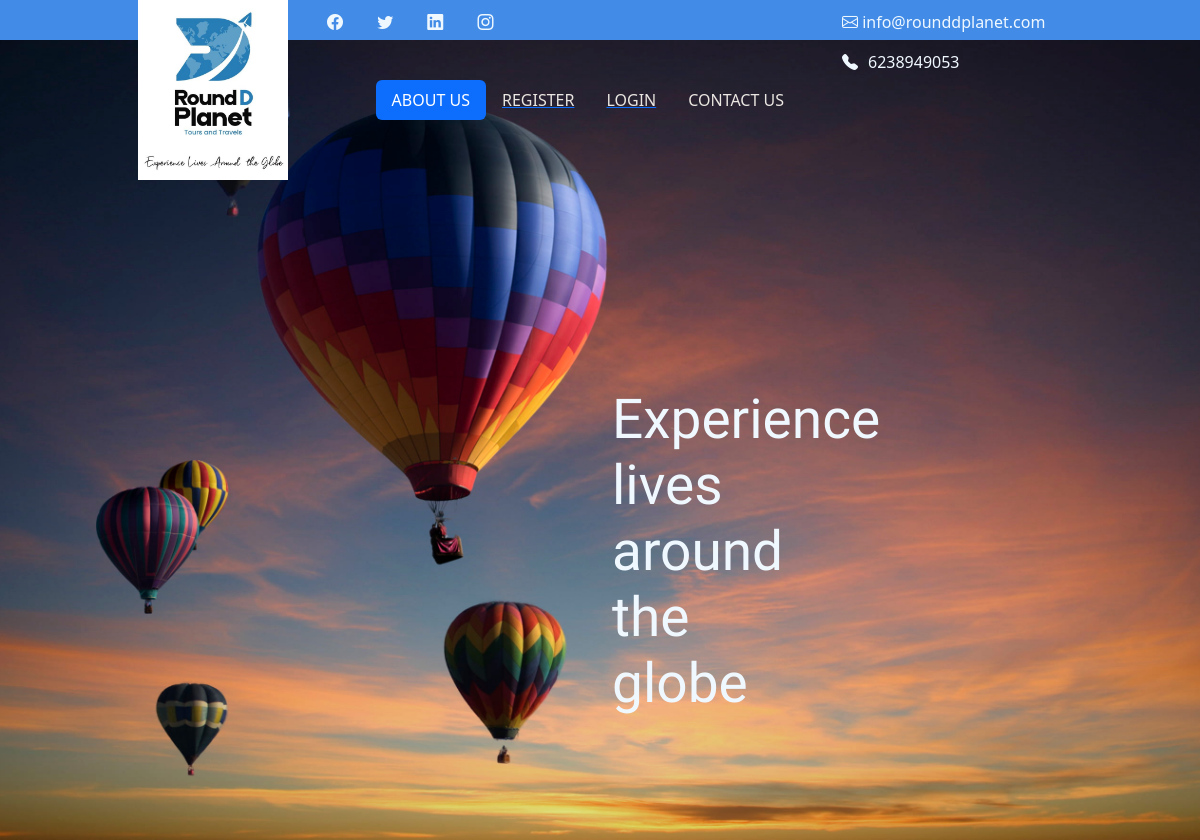
The app's page /sigapor/, older data.
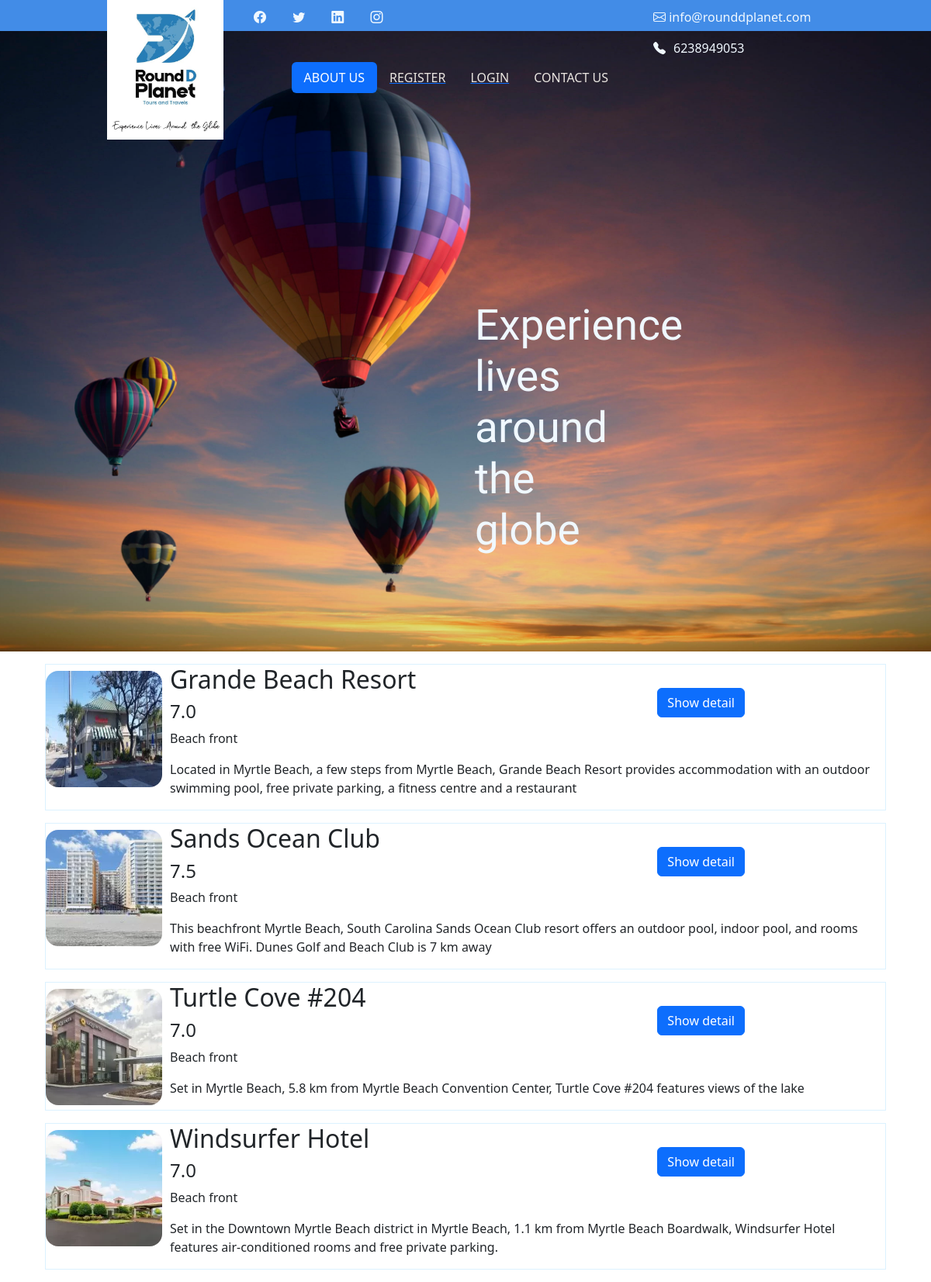
The same page, newer data.
### motelapp/models.py (models this page shows)
class Hotel(models.Model):
    name=models.CharField(max_length=250)
    rate=models.CharField( max_length=250)
    photo=models.ImageField(upload_to='mvpic')
    desc=models.TextField()

### motelapp/views.py (the view)
# urls.py: path('sigapor/',views.singapor,name='singapor'),
def singapor(req):
    data=Hotel.objects.all
    return render(req,'singapor.html',{'data':data})

### templates/singapor.html
{% extends "base.html" %}
{% load static %}
{% block body%}
<div class="container">
  <div class="row">
    <div class="col-lg col-md col-sm ">
    {% for i in data %}
      <div class="div_S1 d-flex m-3 ">
        <img src="{{i.photo.url}} " class="img_s1 rounded-4 justify-content-center mt-2">
        <div class="p_s1" >
          <h2>{{i.name}}</h2>
          <h4>{{i.rate}}</h4>
          <p>Beach front</p>
          <p>{{i.desc}}</p>
        </div>
        <div class="btn_s1">
          <a href="{% url 'motel:details' i.id %}"><button class="btn btn-primary">Show detail</button></a>
        </div>
      </div>
      {% endfor %}
     </div>
  </div>
</div>
{% endblock %}

### templates/base.html (shortened to what this page needs)
{% load static %}
<!DOCTYPE html>
<html>
<head>
    <link rel="stylesheet" href="https://cdn.jsdelivr.net/npm/bootstrap-icons@1.11.1/font/bootstrap-icons.css">
    <link href="https://cdn.jsdelivr.net/npm/bootstrap@5.2.3/dist/css/bootstrap.min.css" rel="stylesheet">
    <link href="{% static 'css/main.css' %}" rel="stylesheet">
</head>
<body>
  <div class="container-fluid">
    <div class="row">
       <div class="col-lg-3 div1_1">
        <div class="div4">
          <img src="{% static 'image/logo.jpg' %}" class="img1">
        </div>
      </div>
      <div class="col-lg-5 div1">
        <i class="bi bi-facebook icon1"></i>
        <i class="bi bi-twitter icon2"></i>
        <i class="bi bi-linkedin icon3"></i>
        <i class="bi bi-instagram icon4"></i>
       </div>
      <div class="col-lg-4 div1_2">
         <p class="p1"><i class="bi bi-envelope"></i>
          info@rounddplanet.com</p>
        <p class="p1"><i class="bi bi-telephone-fill icon5"></i>6238949053</p>
      </div>
    </div>
  </div>
  <div class="container-fluid div2">
     <div class="row">
        <div class="col-lg">
  <ul class="nav nav-pills mb-3 justify-content-end" id="pills-tab" role="tablist">
    <li class="nav-item" role="presentation">
      <button class="nav-link active bt" id="pills-ABOUT US-tab" data-bs-toggle="pill" data-bs-target="#pills-ABOUT US" type="button" role="tab" aria-controls="pills-ABOUT US" aria-selected="true">ABOUT US</button>
    </li>
    {% if user.is_authenticated %}
    {% comment %} <li class="nav-item" role="presentation">
      <button class="nav-link active bt" id="pills-ABOUT US-tab" data-bs-toggle="pill" data-bs-target="#pills-ABOUT US" type="button" role="tab" aria-controls="pills-ABOUT US" aria-selected="true">{{user.user}}</button>
    </li> {% endcomment %}
    <li class="nav-item" role="presentation">
      <a  href="{% url 'credential:logout' %}"><button class="nav-link bt" id="pills-NEWS & EVENTS-tab" data-bs-toggle="pill" data-bs-target="#pills-NEWS & EVENTS" type="button" role="tab" aria-controls="pills-NEWS & EVENTS" aria-selected="false">LOGOUT</button></a>
    </li>
    <li class="nav-item" role="presentation">
      <a  href="{% url 'motel:registerhotel' %}"><button class="nav-link bt" id="pills-NEWS & EVENTS-tab" data-bs-toggle="pill" data-bs-target="#pills-NEWS & EVENTS" type="button" role="tab" aria-controls="pills-NEWS & EVENTS" aria-selected="false">REGISTER HOTEL</button></a>
    </li>
    {% else %}
    <li class="nav-item" role="presentation">
      <a  href="{% url 'credential:register' %}"><button class="nav-link bt" id="pills-NEWS & EVENTS-tab" data-bs-toggle="pill" data-bs-target="#pills-NEWS & EVENTS" type="button" role="tab" aria-controls="pills-NEWS & EVENTS" aria-selected="false">REGISTER</button></a>
    </li>
    <li class="nav-item" role="presentation">
      <a  href="{% url 'credential:login' %}"><button class="nav-link bt" id="pills-NEWS & EVENTS-tab" data-bs-toggle="pill" data-bs-target="#pills-NEWS & EVENTS" type="button" role="tab" aria-controls="pills-NEWS & EVENTS" aria-selected="false">LOGIN</button></a>
    </li>
  {% endif %}
    <li class="nav-item" role="presentation">
      <button class="nav-link bt" id="pills-CONTACT UStab" data-bs-toggle="pill" data-bs-target="#pills-CONTACT US" type="button" role="tab" aria-controls="pills-CONTACT US" aria-selected="false" >CONTACT US</button>
    </li>
  </ul>
        <h1 class="hd1">Experience lives around the globe</h1>
    </div>
  </div>
</div>
{% block body %}
{% endblock %}
</body>
</html>

### static/css/main.css (style rules this page uses)
.bt { color: rgb(234, 230, 225); }
.div2 { padding-right: 400px ;background: url(../image/wallpaperflare.com_wallpaper.jpg) top no-repeat;background-size: cover;height: 800px; padding-top: 40px; }
.div1 { background-color: rgb(66, 140, 231);height: 40px;padding-top: 10px; }
.div1_1 { background-color: rgb(66, 140, 231);height: 40px; }
.div1_2 { display: inline-block; background-color: rgb(66, 140, 231);height: 40px;padding-top: 10px; }
.img1 { height: 180px;float:right;width: 150px; }
.icon1 { color: aliceblue; padding: 15px; }
.icon2 { color: aliceblue;padding: 15px; }
.icon3 { color: aliceblue;padding: 15px; }
.icon4 { color: aliceblue;padding: 15px; }
.p1 { color: aliceblue;display: inline-block;padding-left: 30px; }
.icon5 { padding-right: 10PX; }
.hd1 { color: aliceblue;padding-left: 600px;padding-top: 250px; font-family: 'Rouge Script', cursive; font-size: 55px; }
.img_s1 { width: 150px;height: 150px; }
.div_S1 { border: #dcf2ff solid 1px; }
.p_s1 { padding-left: 10px; }
.btn_s1 { position: absolute; right: 20%; padding-top: 30px; }

Row changes from the older to the newer data that the page shows:
added Hotel: photo (picture), name "Grande Beach Resort", rate "7.0", desc "Located in Myrtle Beach, a few steps from Myrtle Beach, Grande Beach Resort provides accommodation with an outdoor swimming pool, free private parking, a fitness centre and a restaurant"
added Hotel: photo (picture), name "Sands Ocean Club", rate "7.5", desc "This beachfront Myrtle Beach, South Carolina Sands Ocean Club resort offers an outdoor pool, indoor pool, and rooms with free WiFi. Dunes Golf and Beach Club is 7 km away"
added Hotel: photo (picture), name "Turtle Cove #204", rate "7.0", desc "Set in Myrtle Beach, 5.8 km from Myrtle Beach Convention Center, Turtle Cove #204 features views of the lake"
added Hotel: photo (picture), name "Windsurfer Hotel", rate "7.0", desc "Set in the Downtown Myrtle Beach district in Myrtle Beach, 1.1 km from Myrtle Beach Boardwalk, Windsurfer Hotel features air-conditioned rooms and free private parking."
